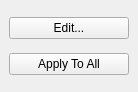
<?xml version="1.0" encoding="UTF-8"?>
<ui version="4.0">
 <class>ToolEditFaceDockWidget</class>
 <widget class="QDockWidget" name="ToolEditFaceDockWidget">
  <property name="geometry">
   <rect>
    <x>0</x>
    <y>0</y>
    <width>138</width>
    <height>92</height>
   </rect>
  </property>
  <property name="minimumSize">
   <size>
    <width>138</width>
    <height>92</height>
   </size>
  </property>
  <property name="maximumSize">
   <size>
    <width>138</width>
    <height>92</height>
   </size>
  </property>
  <property name="features">
   <set>QDockWidget::DockWidgetFloatable</set>
  </property>
  <property name="windowTitle">
   <string>Edit Face</string>
  </property>
  <widget class="QWidget" name="dockWidgetContents">
   <layout class="QVBoxLayout" name="verticalLayout">
    <item>
     <widget class="QPushButton" name="btnOpenDialogue">
      <property name="text">
       <string>Edit...</string>
      </property>
     </widget>
    </item>
    <item>
     <widget class="QPushButton" name="btnApplyToAll">
      <property name="text">
       <string>Apply To All</string>
      </property>
     </widget>
    </item>
   </layout>
  </widget>
 </widget>
 <resources/>
 <connections>
  <connection>
   <sender>btnApplyToAll</sender>
   <signal>clicked()</signal>
   <receiver>ToolEditFaceDockWidget</receiver>
   <slot>applyCurrentTextureToAllSelectedFaces()</slot>
   <hints>
    <hint type="sourcelabel">
     <x>68</x>
     <y>71</y>
    </hint>
    <hint type="destinationlabel">
     <x>68</x>
     <y>45</y>
    </hint>
   </hints>
  </connection>
 </connections>
 <slots>
  <slot>applyCurrentTextureToAllSelectedFaces()</slot>
 </slots>
</ui>
